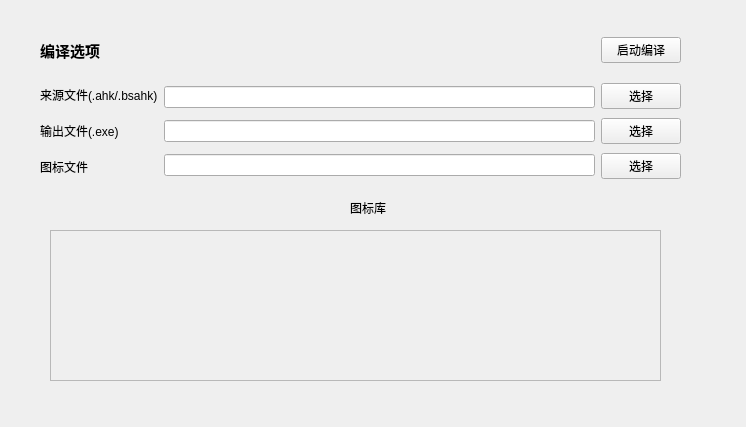
<?xml version="1.0" encoding="UTF-8"?>
<ui version="4.0">
 <class>Form</class>
 <widget class="QWidget" name="Form">
  <property name="geometry">
   <rect>
    <x>0</x>
    <y>0</y>
    <width>746</width>
    <height>427</height>
   </rect>
  </property>
  <property name="minimumSize">
   <size>
    <width>746</width>
    <height>427</height>
   </size>
  </property>
  <property name="maximumSize">
   <size>
    <width>746</width>
    <height>427</height>
   </size>
  </property>
  <property name="windowTitle">
   <string>Compile</string>
  </property>
  <widget class="QFrame" name="frame">
   <property name="geometry">
    <rect>
     <x>50</x>
     <y>230</y>
     <width>611</width>
     <height>151</height>
    </rect>
   </property>
   <property name="frameShape">
    <enum>QFrame::StyledPanel</enum>
   </property>
   <property name="frameShadow">
    <enum>QFrame::Raised</enum>
   </property>
  </widget>
  <widget class="QLabel" name="label_5">
   <property name="geometry">
    <rect>
     <x>350</x>
     <y>200</y>
     <width>72</width>
     <height>15</height>
    </rect>
   </property>
   <property name="text">
    <string>图标库</string>
   </property>
  </widget>
  <widget class="QWidget" name="layoutWidget">
   <property name="geometry">
    <rect>
     <x>40</x>
     <y>80</y>
     <width>641</width>
     <height>102</height>
    </rect>
   </property>
   <layout class="QHBoxLayout" name="horizontalLayout">
    <item>
     <layout class="QVBoxLayout" name="verticalLayout_3">
      <item>
       <widget class="QLabel" name="label">
        <property name="text">
         <string>来源文件(.ahk/.bsahk)</string>
        </property>
       </widget>
      </item>
      <item>
       <widget class="QLabel" name="label_2">
        <property name="text">
         <string>输出文件(.exe)</string>
        </property>
       </widget>
      </item>
      <item>
       <widget class="QLabel" name="label_4">
        <property name="text">
         <string>图标文件</string>
        </property>
       </widget>
      </item>
     </layout>
    </item>
    <item>
     <layout class="QVBoxLayout" name="verticalLayout">
      <item>
       <widget class="QLineEdit" name="lineEdit"/>
      </item>
      <item>
       <widget class="QLineEdit" name="lineEdit_2"/>
      </item>
      <item>
       <widget class="QLineEdit" name="lineEdit_3"/>
      </item>
     </layout>
    </item>
    <item>
     <layout class="QVBoxLayout" name="verticalLayout_2">
      <item>
       <widget class="QPushButton" name="pushButton">
        <property name="text">
         <string>选择</string>
        </property>
       </widget>
      </item>
      <item>
       <widget class="QPushButton" name="pushButton_2">
        <property name="text">
         <string>选择</string>
        </property>
       </widget>
      </item>
      <item>
       <widget class="QPushButton" name="pushButton_3">
        <property name="text">
         <string>选择</string>
        </property>
       </widget>
      </item>
     </layout>
    </item>
   </layout>
  </widget>
  <widget class="QWidget" name="layoutWidget">
   <property name="geometry">
    <rect>
     <x>40</x>
     <y>30</y>
     <width>641</width>
     <height>41</height>
    </rect>
   </property>
   <layout class="QHBoxLayout" name="horizontalLayout_2">
    <item>
     <widget class="QLabel" name="label_3">
      <property name="font">
       <font>
        <pointsize>11</pointsize>
        <weight>75</weight>
        <bold>true</bold>
       </font>
      </property>
      <property name="text">
       <string>编译选项</string>
      </property>
     </widget>
    </item>
    <item>
     <spacer name="horizontalSpacer">
      <property name="orientation">
       <enum>Qt::Horizontal</enum>
      </property>
      <property name="sizeHint" stdset="0">
       <size>
        <width>40</width>
        <height>20</height>
       </size>
      </property>
     </spacer>
    </item>
    <item>
     <widget class="QPushButton" name="pushButton_5">
      <property name="text">
       <string>启动编译</string>
      </property>
     </widget>
    </item>
   </layout>
  </widget>
 </widget>
 <resources/>
 <connections/>
</ui>
